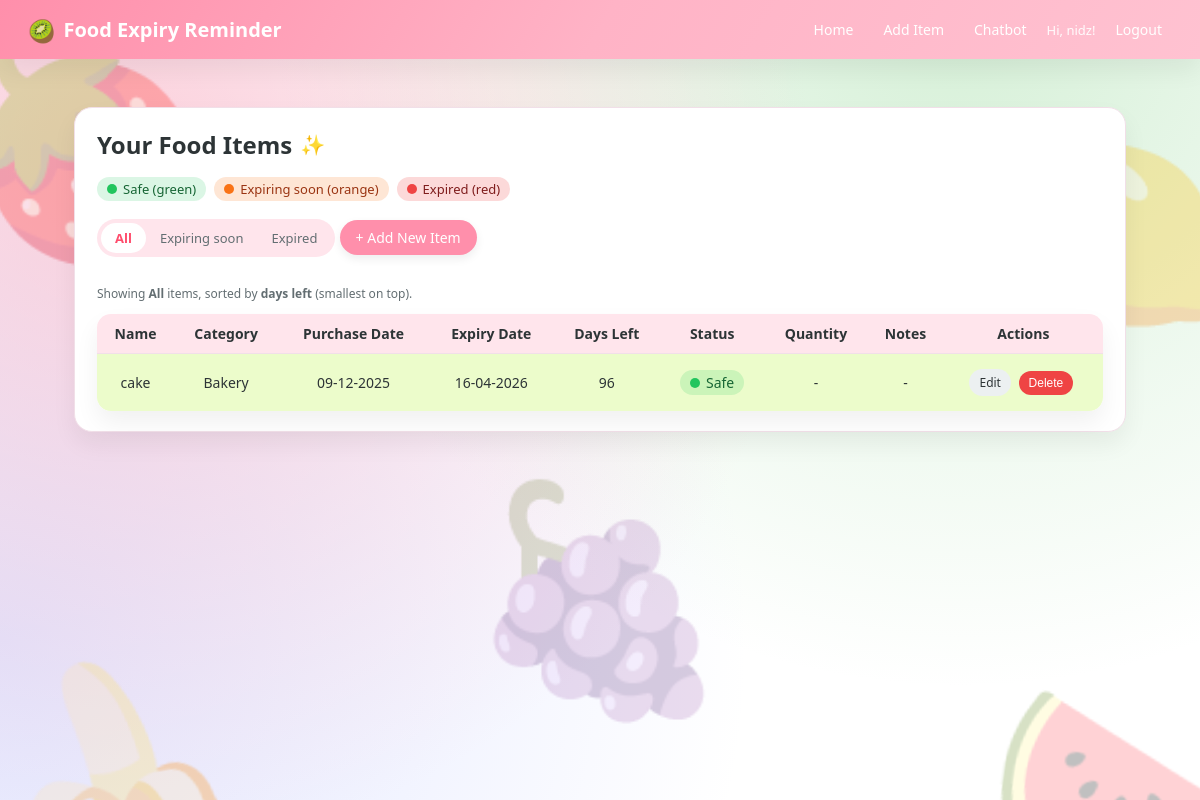
Screenshot of / (signed in) with the database file from the repository.
### app.py (models this page shows, shortened)
class User(UserMixin, db.Model):
    id = db.Column(db.Integer, primary_key=True)
    username = db.Column(db.String(80), unique=True, nullable=False)
    email = db.Column(db.String(120), unique=True, nullable=False)
    password_hash = db.Column(db.String(200), nullable=False)

class Item(db.Model):
    id = db.Column(db.Integer, primary_key=True)
    name = db.Column(db.String(100), nullable=False)
    category = db.Column(db.String(50))
    purchase_date = db.Column(db.Date, nullable=False)
    expiry_date = db.Column(db.Date, nullable=False)
    quantity = db.Column(db.String(20))
    notes = db.Column(db.Text)
    user_id = db.Column(db.Integer, db.ForeignKey("user.id"), nullable=False)
    user = db.relationship("User", backref=db.backref("items", lazy=True))
    @property
    def days_left(self):
        return (self.expiry_date - date.today()).days
    @property
    def status(self):
        d = self.days_left
        if d < 0:
            return "expired"
        elif d <= 3:
            return "expiring_soon"
        else:
            return "safe"

### app.py (the view)
@app.route("/")
@login_required
def index():
    filter_mode = request.args.get("filter", "all")
    all_items = Item.query.filter_by(user_id=current_user.id).all()
    if filter_mode == "soon":
        filtered = [i for i in all_items if i.status == "expiring_soon"]
    elif filter_mode == "expired":
        filtered = [i for i in all_items if i.status == "expired"]
    else:
        filter_mode = "all"  # sanitize
        filtered = all_items
    items = sorted(filtered, key=lambda i: i.days_left)
    alerts = [item for item in all_items if item.status in ("expired", "expiring_soon")]
    recipe_suggestions = {
        item.id: suggest_recipes_for_item(item)
        for item in items
        if item.status == "expiring_soon"
    }
    return render_template(
        "index.html",
        items=items,
        alerts=alerts,
        today=date.today(),
        current_filter=filter_mode,
        recipe_suggestions=recipe_suggestions,
    )

### app.py (called while the page is built)
@login_manager.user_loader
def load_user(user_id):
    return User.query.get(int(user_id))

### templates/index.html (shortened to what this page needs)
{% extends "base.html" %}
{% block content %}
<div class="card">
    <h1>Your Food Items</h1>
    <div class="status-legend">
        <span class="status-chip safe">
            <span class="status-dot safe"></span> Safe (green)
        </span>
        <span class="status-chip soon">
            <span class="status-dot soon"></span> Expiring soon (orange)
        </span>
        <span class="status-chip expired">
            <span class="status-dot expired"></span> Expired (red)
        </span>
    </div>
    <div class="tabs">
        <a href="{{ url_for('index', filter='all') }}"
           class="tab {% if current_filter == 'all' %}active{% endif %}">
            All
        </a>
        <a href="{{ url_for('index', filter='soon') }}"
           class="tab {% if current_filter == 'soon' %}active{% endif %}">
            Expiring soon
        </a>
        <a href="{{ url_for('index', filter='expired') }}"
           class="tab {% if current_filter == 'expired' %}active{% endif %}">
            Expired
        </a>
    </div>
    <a class="btn primary" href="{{ url_for('add_item') }}">+ Add New Item</a>
    {% if items %}
        <p class="helper-text">
            Showing <strong>{{ current_filter|capitalize }}</strong> items,
            sorted by <strong>days left</strong> (smallest on top).
        </p>
        <div class="items-table-wrapper">
            <table class="items-table">
                <thead>
                <tr>
                    <th>Name</th>
                    <th>Category</th>
                    <th>Purchase Date</th>
                    <th>Expiry Date</th>
                    <th>Days Left</th>
                    <th>Status</th>
                    <th>Quantity</th>
                    <th>Notes</th>
                    <th>Actions</th>
                </tr>
                </thead>
                <tbody>
                {% for item in items %}
                    <tr class="{{ item.status }}">
                        <td>{{ item.name }}</td>
                        <td>{{ item.category or '-' }}</td>
                        <td>{{ item.purchase_date.strftime('%d-%m-%Y') }}</td>
                        <td>{{ item.expiry_date.strftime('%d-%m-%Y') }}</td>
                        <td>{{ item.days_left }}</td>
                        <td>
                            {% if item.status == 'expired' %}
                                <span class="status-chip expired">
                                    <span class="status-dot expired"></span> Expired
                                </span>
                            {% elif item.status == 'expiring_soon' %}
                                <span class="status-chip soon">
                                    <span class="status-dot soon"></span> Expiring soon
                                </span>
                            {% else %}
                                <span class="status-chip safe">
                                    <span class="status-dot safe"></span> Safe
                                </span>
                            {% endif %}
                        </td>
                        <td>{{ item.quantity or '-' }}</td>
                        <td>{{ item.notes or '-' }}</td>
                        <td>
                            <a class="btn small" href="{{ url_for('edit_item', item_id=item.id) }}">Edit</a>
                            <form action="{{ url_for('delete_item', item_id=item.id) }}"
                                  method="post" style="display:inline;">
                                <button class="btn danger small" type="submit"
                                        onclick="return confirm('Delete this item?');">
                                    Delete
                                </button>
                            </form>
                        </td>
                    </tr>
                {% endfor %}
                </tbody>
            </table>
        </div>
    {% else %}
        <p>No items found in this view. Try switching tabs or adding a new item 💗</p>
    {% endif %}
</div>
{% endblock %}

### templates/base.html (shortened to what this page needs)
<!DOCTYPE html>
<html lang="en">
<head>
    <link rel="stylesheet" href="{{ url_for('static', filename='style.css') }}">
</head>
<body>
<div class="floating-fruits">
    <div class="floating-fruit fruit-1">🍓</div>
    <div class="floating-fruit fruit-2">🍋</div>
    <div class="floating-fruit fruit-3">🍌</div>
    <div class="floating-fruit fruit-4">🍉</div>
    <div class="floating-fruit fruit-5">🍇</div>
</div>
<nav class="navbar">
    <div class="logo">Food Expiry Reminder</div>
    <div class="nav-links">
        {% if current_user.is_authenticated %}
            <a href="{{ url_for('index') }}">Home</a>
            <a href="{{ url_for('add_item') }}">Add Item</a>
            <a href="{{ url_for('chat') }}">Chatbot</a>
            <span class="welcome-text">Hi, {{ current_user.username }}!</span>
            <a href="{{ url_for('logout') }}">Logout</a>
        {% else %}
            <a href="{{ url_for('login') }}">Login</a>
            <a href="{{ url_for('register') }}">Register</a>
        {% endif %}
    </div>
</nav>
<div class="container">
    {% block content %}{% endblock %}
</div>
</body>
</html>

### rows the page displays
User: username "nidz"
Item: name "cake", category "Bakery", purchase_date "09-12-2025", expiry_date "16-04-2026", days_left "96", shows "Safe", quantity "-", notes "-"

### other values shown
{{ current_filter|capitalize }} "All"
